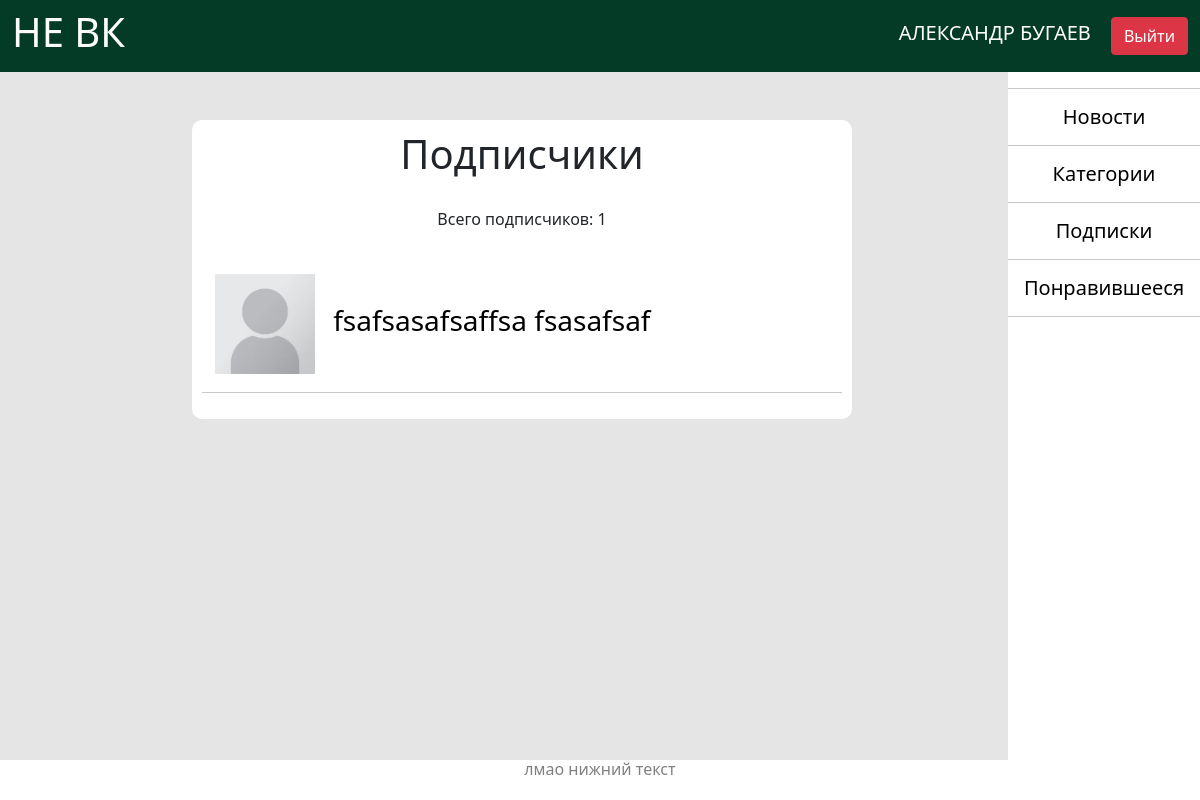
/subscribers/1 (signed in), run on an earlier commit of the app's database.
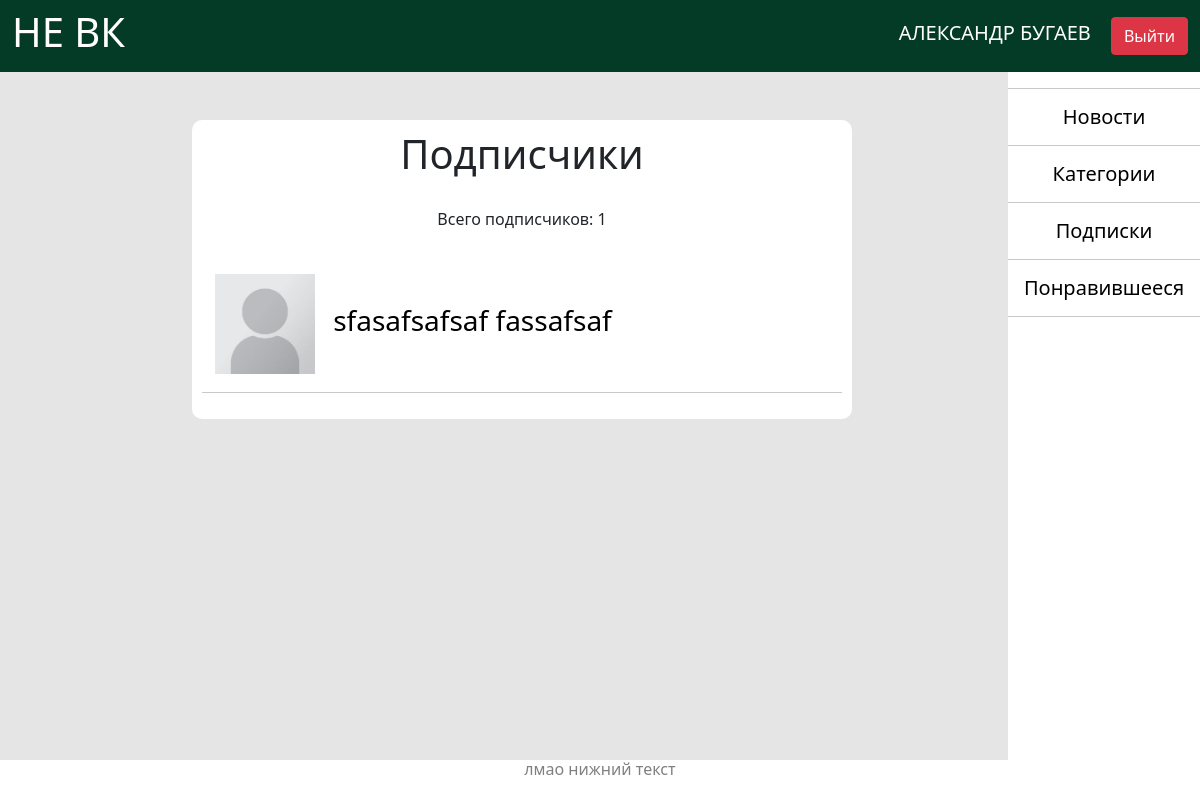
And on a later commit of the database.
### data/models/users.py (models this page shows, shortened)
class Users(SqlAlchemyBase, UserMixin, SerializerMixin):
    __tablename__ = 'users'
    id = sqlalchemy.Column(sqlalchemy.Integer,
                           primary_key=True, autoincrement=True)
    surname = sqlalchemy.Column(sqlalchemy.String)
    name = sqlalchemy.Column(sqlalchemy.String)
    email = sqlalchemy.Column(sqlalchemy.String, unique=True)
    hashed_password = sqlalchemy.Column(sqlalchemy.String)
    about = sqlalchemy.Column(sqlalchemy.String, nullable=True)
    hometown = sqlalchemy.Column(sqlalchemy.String)
    birthday = sqlalchemy.Column(sqlalchemy.Date)
    image = sqlalchemy.Column(sqlalchemy.String, default='/static/img/0.jpeg')
    subscriptions = sqlalchemy.Column(sqlalchemy.String, default='')  # подписки пользователя
    subscribers = sqlalchemy.Column(sqlalchemy.String, default='')  # подписчики
    subs_count = sqlalchemy.Column(sqlalchemy.Integer, default=0)  # количество подписчиков
    liked_news = sqlalchemy.Column(sqlalchemy.String, default='')  # понравившиеся записи
    news = orm.relation("News", back_populates='user')
    comments = orm.relation("Comments", back_populates='user')

### main.py (the view)
@app.route('/subscribers/<int:id>')
@login_required
def subscribers(id):
    session = create_session()
    user = session.query(Users).get(id)
    users = [session.query(Users).get(int(id)) for id in user.subscribers.split()]
    return render_template('subscriptions.html', users=users,
                           subs_count=user.subs_count, title='Подписчики')

### data/models/db_session.py (called while the page is built)
def create_session() -> Session:
    global __factory
    return __factory()

### main.py (called while the page is built)
@login_manager.user_loader
def load_user(user_id):
    db_sess = create_session()
    return db_sess.query(Users).get(user_id)

### templates/subscriptions.html (shortened to what this page needs)
{% extends "base.html" %}
{% block content %}
<div class="block">
    <h1>{{ title }}</h1>
    {% if users %}
        {% if subs_count %}
            <br>
            <h6>Всего подписчиков: {{ subs_count }}</h6>
        {% endif %}
        {% for user in users %}
            <br>
            <div style="margin: 1%; padding: 1%;">
                <img src="{{ user.image }}" width=100px height=100px align="left">
                <h3 style="position: relative; left: 3%; top: 30px;"><a href="/users/{{ user.id }}" style="text-decoration: none; color: black;">{{ user.name }} {{ user.surname }}</a></h3>
            </div>
            <br>
            <br>
            <hr>
        {% endfor %}
    {% endif %}
</div>
{% endblock %}

What changed in the data, as far as the page shows it:
changed Users: name "fsafsasafsaffsa" → "sfasafsafsaf"; surname "fsasafsaf" → "fassafsaf"
